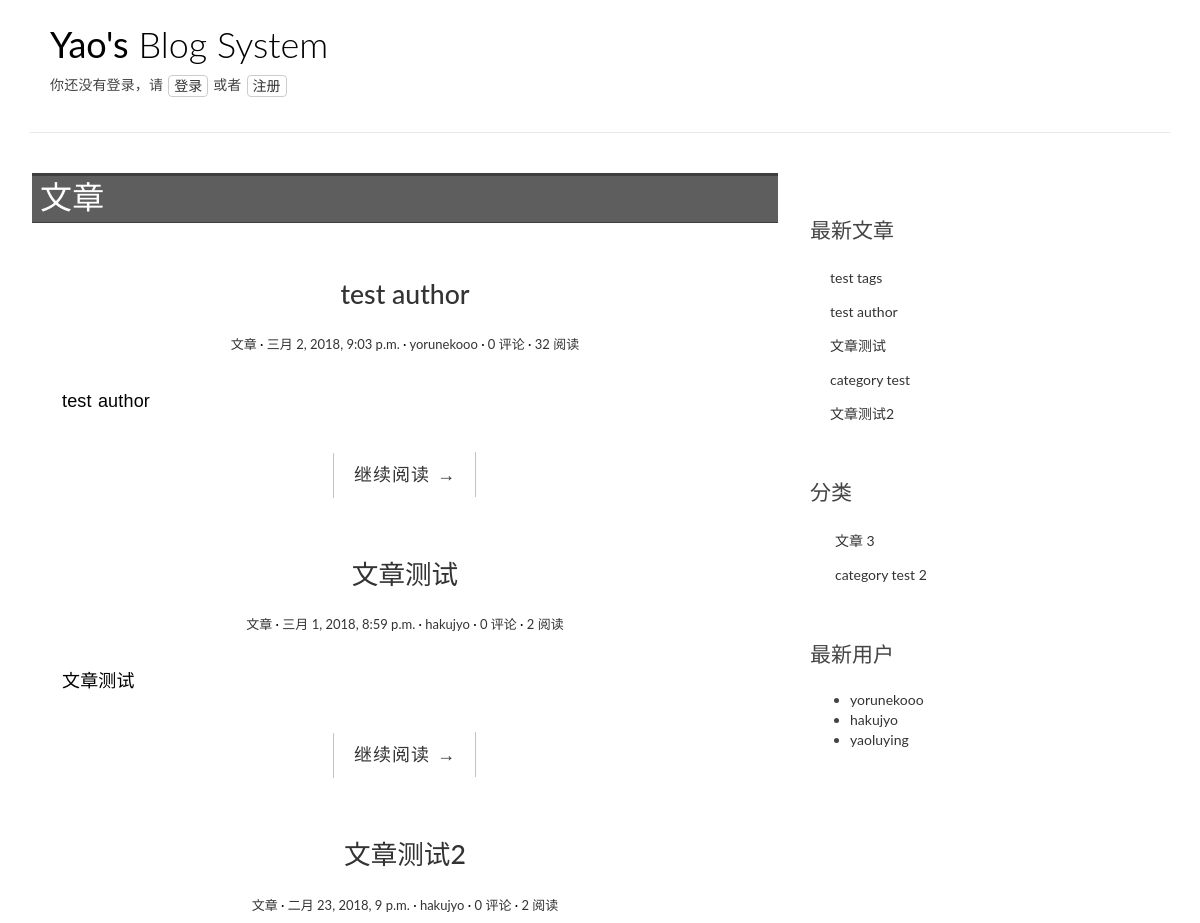
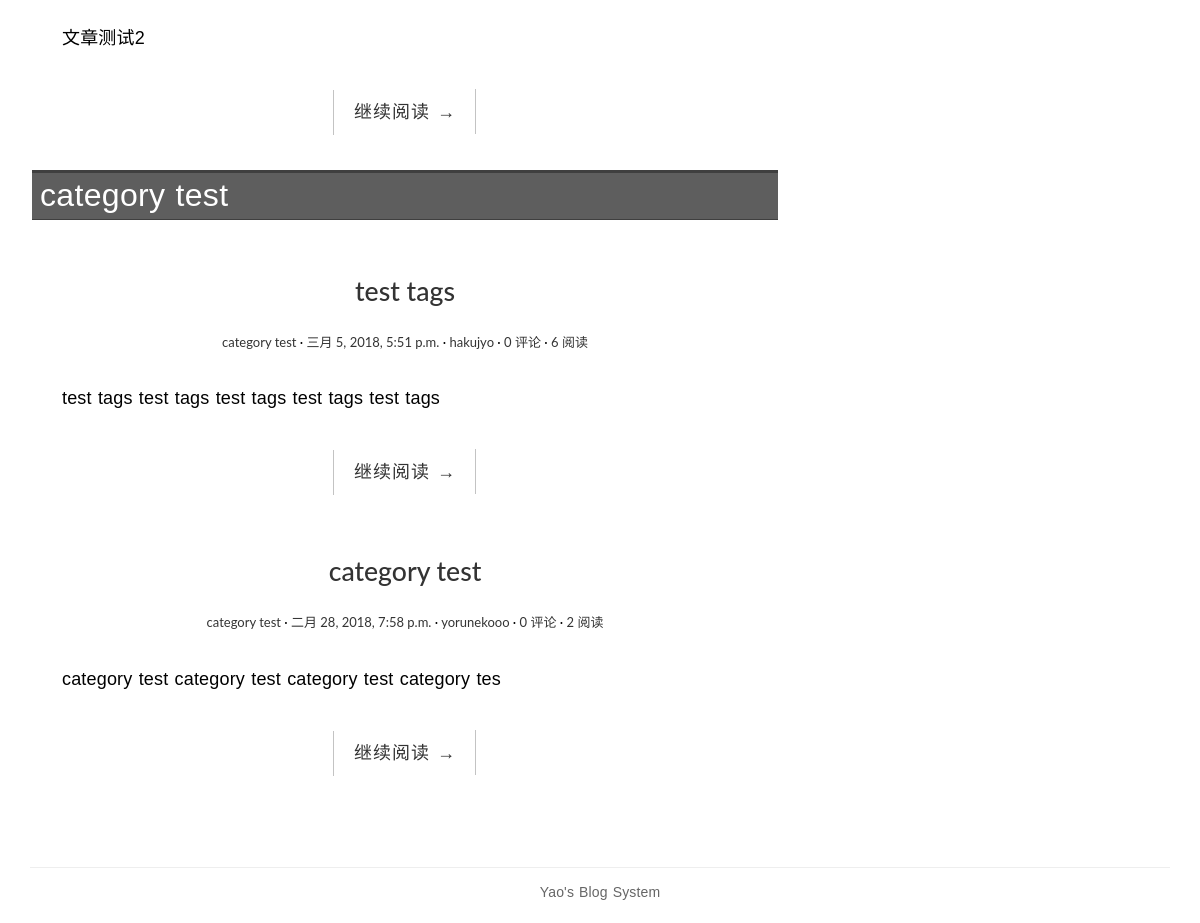
The app's page /, older data (2 pictures, top to bottom).
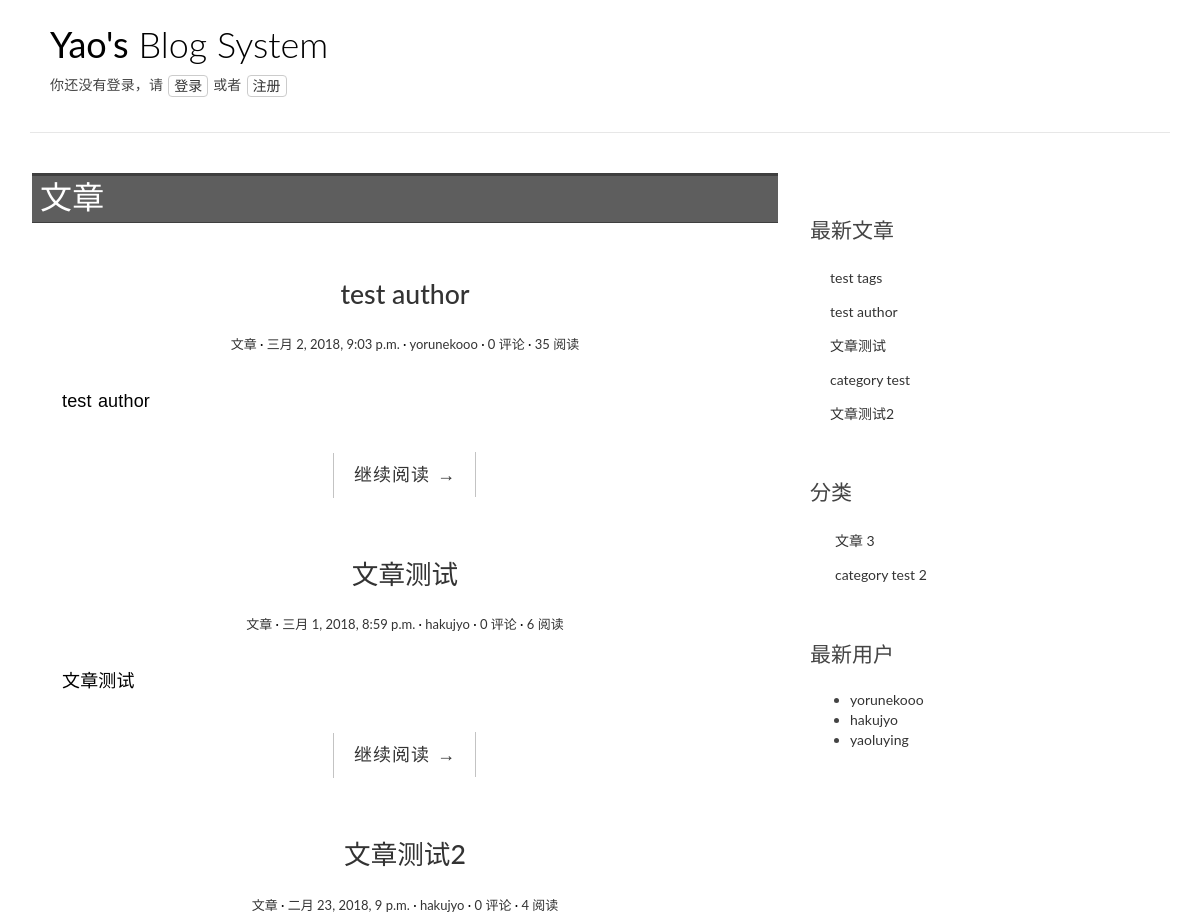
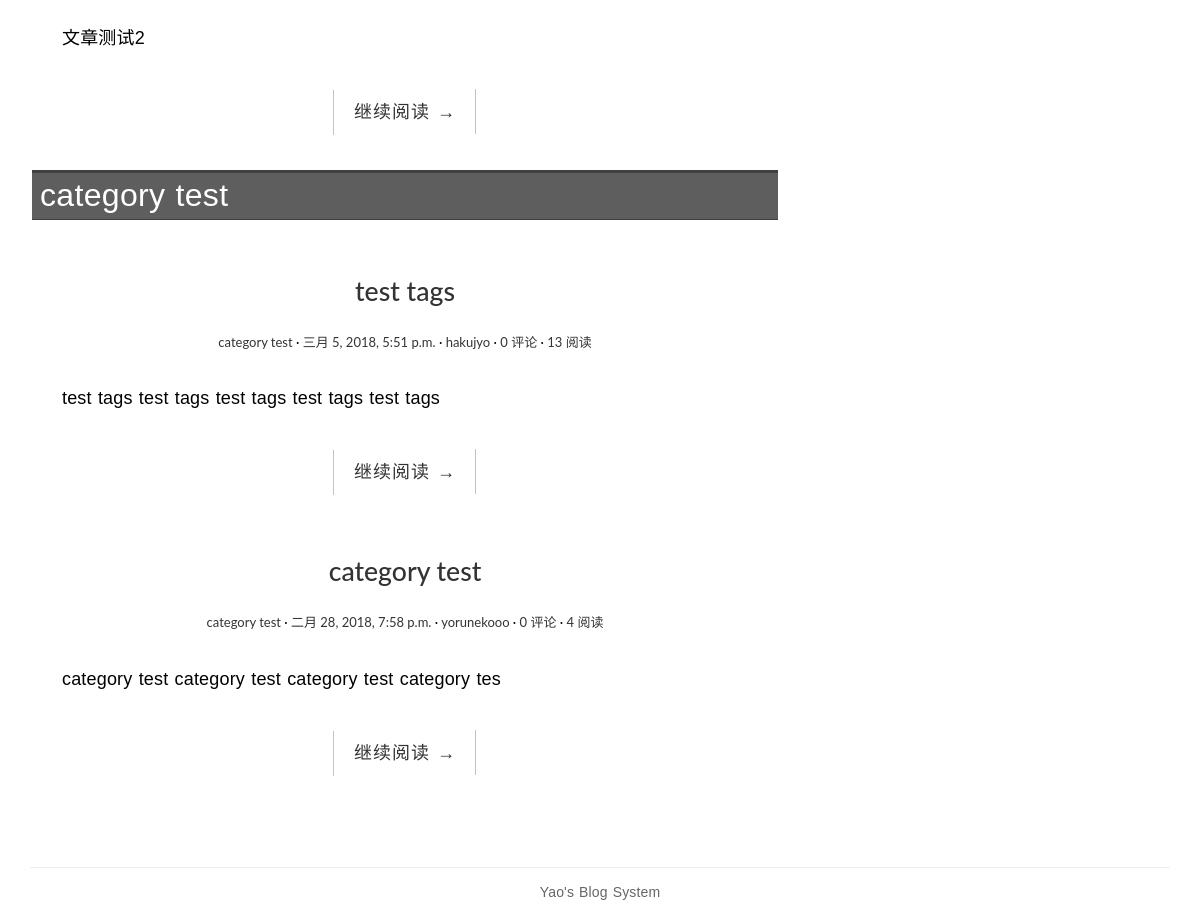
The same page, newer data (2 pictures, top to bottom).
### blog/models.py (models this page shows, shortened)
@python_2_unicode_compatible
class Category(models.Model):
    name = models.CharField(max_length=100)
    def __str__(self):
        return self.name

@python_2_unicode_compatible
class Post(models.Model):
    title = models.CharField(max_length=70)
    body = models.TextField()
    created_time = models.DateTimeField()
    modified_time = models.DateTimeField()
    excerpt = models.CharField(max_length=200, blank=True)
    category = models.ForeignKey(Category, on_delete=models.CASCADE,)
    tags = models.ManyToManyField(Tag, blank=True)
    author = models.ForeignKey(settings.AUTH_USER_MODEL, on_delete=models.CASCADE,)
    views = models.PositiveIntegerField(default=0)
    def get_absolute_url(self):
        return reverse('blog:detail', kwargs={'pk': self.pk})
    class Meta:
        ordering = ['-created_time']

### users/models.py (models this page shows)
@python_2_unicode_compatible
class User(AbstractUser):
    nickname = models.CharField(max_length=50, blank=True)
    friends = models.ManyToManyField('self')
    def get_absolute_url(self):
        return reverse('blog:author', kwargs={'pk': self.pk})
    class Meta(AbstractUser.Meta):
        pass

### blog/views.py (the view)
# urls.py: url(r'^$', views.IndexView.as_view(), name='index'),
class IndexView(ListView):
    model = Post
    template_name = 'index.html'
    context_object_name = 'post_list_a'
    paginate_by = 5

### blog/templatetags/blog_tags.py (called while the page is built)
@register.simple_tag
def get_recent_posts(num=5):
    return Post.objects.all().order_by('-created_time')[:num]

@register.simple_tag
def get_categories():
    return Category.objects.annotate(num_posts=Count('post')).filter(num_posts__gt=0)

@register.simple_tag
def get_post_of_category(cate):
    return Post.objects.filter(category=cate)

@register.simple_tag
def get_users():
    return User.objects.all()

### blog/templates/index.html (shortened to what this page needs)
{% extends 'base.html' %}
{% load staticfiles %}
{% load blog_tags %}
{% block main %}
    {% get_categories as category_list %}
    {% for category in category_list %}
        <div class="category-div">
            <p class="category-title">{{ category }}</p>
            {% get_post_of_category category as post_list %}
            {% for post in post_list %}
                <article class="post post-{{ post.pk }}">
                    <header class="entry-header">
                        <h1 class="entry-title">
                            <a href="{{ post.get_absolute_url }}">{{ post.title }}</a>
                        </h1>
                        <div class="entry-meta">
                            <span class="post-category"><a href="#">{{ post.category.name }}</a></span>
                            <span class="post-date"><a href="#"><time class="entry-date" datetime="{{ post.created_time }}">{{ post.created_time }}</time></a></span>
                            <span class="post-author"><a href="{{ post.author.get_absolute_url }}">{{ post.author }}</a></span>
                            <span class="comments-link"><a href="#">{{ post.comment_set.count }} 评论</a></span>
                            <span class="views-count"><a href="#">{{ post.views }} 阅读</a></span>
                        </div>
                    </header>
                    <div class="entry-content clearfix">
                      <p>{{ post.excerpt }}</p>
                      <div class="read-more cl-effect-14">
                        <a href="{{ post.get_absolute_url }}" class="more-link">继续阅读 <span class="meta-nav">→</span></a>
                      </div>
                    </div>
                </article>
            {% empty %}
                <div class="no-post">暂时还没有发布的文章！</div>
            {% endfor %}
        </div>
    {% endfor %}
{% endblock main %}
{% block aside %}
    {% include 'asides/recent-posts.html' %}
    {% include 'asides/category.html' %}
    {% include 'asides/recent-users.html' %}
{% endblock aside %}

### blog/templates/base.html (shortened to what this page needs)
{% load staticfiles %}
{% load blog_tags %}
<!DOCTYPE html>
<html>
<head>
    <link rel="stylesheet" href="{% static 'blog/css/bootstrap.min.css' %}">
    <link rel="stylesheet" href="http://code.ionicframework.com/ionicons/2.0.1/css/ionicons.min.css">
    <link rel="stylesheet" href="{% static 'blog/css/pace.css' %}">
    <link rel="stylesheet" href="{% static 'blog/css/custom.css' %}">
    <link rel="stylesheet" href="{% static 'blog/css/highlights/github.css' %}">
</head>
<body>
<div class="container">
    <header id="site-header">
        <div class="row">
            <div class="col-md-4 col-sm-5 col-xs-8">
                <div class="logo">
                    <h1><a href="{% url 'blog:index' %}"><b>Yao's</b> Blog System</a></h1>
                </div>
                <div class="islogin">
                    {% if user.is_authenticated %}
                        <p>你已登录，欢迎你：<a href="#">{{ user.username }}</a>
                            <button class="btn btn-default" id="mybutton"><a href="{% url 'logout' %}?next={{ request.path }}">注销登录</a></button>
                            <button class="btn btn-default" id="mybutton"><a href="{% url 'password_change' %}?next={{ request.path }}">修改密码</a></button>
                        </p>
                    {% else %}
                        <p>你还没有登录，请
                            <button class="btn btn-default" id="mybutton"><a href="{% url 'login' %}?next={{ request.path }}">登录</a></button>
                            或者
                            <button class="btn btn-default" id="mybutton"><a href="{% url 'users:register' %}?next={{ request.path }}">注册</a></button>
                        </p>
                    {% endif %}
                </div>
            </div>
        </div>
    </header>
</div>
<div class="content-body">
    <div class="container">
        <div class="row">
            <main class="col-md-8">
                {% block main %}
                {% endblock main %}
            </main>
            <aside class="col-md-4">
                {% block aside %}
                {% endblock aside %}
            </aside>
        </div>
    </div>
</div>
<footer id="site-footer">
    <div class="container">
        <div class="row">
            <div class="col-md-12">
                <p class="copyright">Yao's Blog System</p>
            </div>
        </div>
    </div>
</footer>
</body>
</html>

### blog/templates/asides/recent-posts.html
{% load staticfiles %}
{% load blog_tags %}
{% block recent-posts%}
    <div class="widget widget-recent-posts">
        <h3 class="widget-title">最新文章</h3>
        {% get_recent_posts as recent_post_list %}
        <ul>
            {% for post in recent_post_list %}
            <li>
                <a href="{{ post.get_absolute_url }}">{{ post.title }}</a>
            </li>
            {% empty %}
            暂无文章！
            {% endfor %}
        </ul>
    </div>
{% endblock recent-posts %}

### blog/templates/asides/category.html
{% load staticfiles %}
{% load blog_tags %}
{% block category%}
    <div class="widget widget-category">
        <h3 class="widget-title">分类</h3>
        {% get_categories as category_list %}
        <ul>
            {% for category in category_list %}
            <li>
                <a href="{% url 'blog:category' category.pk %}">{{ category.name }} <span class="post-count">{{ category.num_posts }}</span></a>
            </li>
            {% empty %}
            暂无分类！
            {% endfor %}
        </ul>
    </div>
{% endblock category %}

### blog/templates/asides/recent-users.html
{% load staticfiles %}
{% load blog_tags %}
{% block recent-user%}
    <div class="widget widget-recent-users">
        <h3 class="widget-title">最新用户</h3>
        {% get_users as user_list %}
        <ul>
            {% for user in user_list %}
            <li>
                <a href="{{ user.get_absolute_url }}">{{ user }}</a>
            </li>
            {% empty %}
            暂无分类！
            {% endfor %}
        </ul>
    </div>
{% endblock recent-user %}

### blog/static/blog/css/custom.css (style rules this page uses)
* { outline: none; }
h1, h2, h3, h4, h5, h6 { margin-top: 0; }
b { font-weight: 400; }
a { color: #333; }
body { color: #444; font-family: 'Lato', sans-serif; }
p { font-family: 'Ubuntu', sans-serif; font-weight: 400; word-spacing: 1px; letter-spacing: 0.01em; }
#site-header { background-color: #FFF; padding: 25px 20px; margin-bottom: 40px; border-bottom: 1px solid #e7e7e7; }
.logo h1 a { color: #000; }
.logo h1 { margin: 0; font-family: 'Lato', sans-serif; font-weight: 300; }
.content-body { padding-bottom: 4em; }
.post { background: #fff; padding: 30px 30px 0; }
.entry-title { text-align: center; font-size: 1.9em; margin-bottom: 20px; line-height: 1.6; padding: 10px 20px 0; }
.entry-meta { text-align: center; color: #DDDDDD; font-size: 13px; margin-bottom: 30px; }
.entry-content { font-size: 18px; line-height: 1.9; font-weight: 300; color: #000; }
.post-category::after, .post-date::after, .post-author::after, .comments-link::after { content: ' ·'; color: #000; }
.read-more { font-family: 'Ubuntu', sans-serif; font-weight: 400; word-spacing: 1px; letter-spacing: 0.01em; text-align: center; margin-top: 20px; }
.cl-effect-14 a { padding: 0 20px; height: 45px; line-height: 45px; position: relative; display: inline-block; margin: 15px 25px; letter-spacing: 1px; font-weight: 400; text-shadow: 0 0 1px rgba(255, 255, 255, 0.3); }
.cl-effect-14 a::before, .cl-effect-14 a::after { position: absolute; width: 45px; height: 1px; background: #C3C3C3; content: ''; -webkit-transition: all 0.3s; -moz-transition: all 0.3s; transition: all 0.3s; pointer-events: none; }
.cl-effect-14 a::before { top: 0; left: 0; -webkit-transform: rotate(90deg); -moz-transform: rotate(90deg); transform: rotate(90deg); -webkit-transform-origin: 0 0; -moz-transform-origin: 0 0; transform-origin: 0 0; }
.cl-effect-14 a::after { right: 0; bottom: 0; -webkit-transform: rotate(90deg); -moz-transform: rotate(90deg); transform: rotate(90deg); -webkit-transform-origin: 100% 0; -moz-transform-origin: 100% 0; transform-origin: 100% 0; }
.widget { background: #fff; padding: 30px 0 0; }
.widget-title { font-size: 1.5em; margin-bottom: 20px; line-height: 1.6; padding: 10px 0 0; font-weight: 400; }
.widget-recent-posts ul { padding: 0; margin: 0; padding-left: 20px; }
.widget-recent-posts ul li { list-style-type: none; position: relative; line-height: 170%; margin-bottom: 10px; }
.widget-recent-posts ul li::before { content: '\f3d3'; font-family: "Ionicons"; position: absolute; left: -17px; top: 3px; font-size: 16px; color: #000; }
.widget-category ul { padding: 0; margin: 0; padding-left: 25px; }
.widget-category ul li { list-style-type: none; position: relative; line-height: 170%; margin-bottom: 10px; }
.widget-category ul li::before { content: '\f3fe'; font-family: "Ionicons"; position: absolute; left: -25px; top: 1px; font-size: 18px; color: #000; }
#site-footer { padding-top: 10px; padding: 0 0 1.5em 0; }
.copyright { text-align: center; padding-top: 1em; margin: 0; border-top: 1px solid #eee; color: #666; }
#mybutton { padding: 0px 5px; }
.islogin { margin-top: 10px; }
.category-div { border-top: 3px solid #3f3f3f; margin:0 2px; margin-bottom: 20px; }
.category-title { font-size: 32px; border-bottom: 1px solid #3f3f3f; background: #5e5e5e; color: #FFFFFF; padding:0 8px; }

Row changes from the older to the newer data that the page shows:
changed Post "test author": views "32" → "35"
changed Post "文章测试": views "2" → "6"
changed Post "文章测试2": views "2" → "4"
changed Post "test tags": views "6" → "13"
changed Post "category test category test category test category tes": views "2" → "4"
